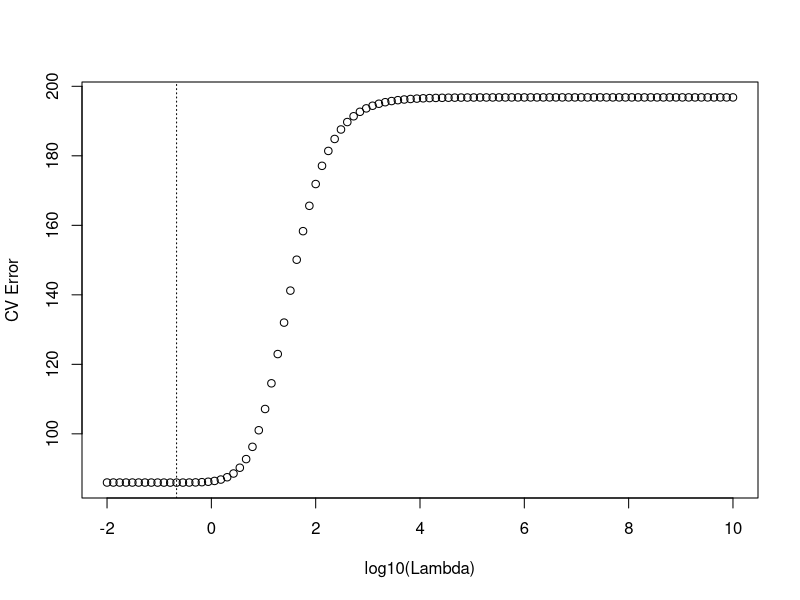

Write the R code that produced this figure.
# Code for Inference in Multiple Regression Handout
# =================================================
mfoam <- read.csv("meadowfoam.txt",     # Reads in meadowfoam data
  header=T)
attach(mfoam)                                # Promotes the meadowfoam dataset

reg4.out <- lm(flowers~intensity+timing)     # Fits first-order model
summary(reg4.out)                            # Regression summary
anova(reg4.out)                              # Regression ANOVA table

# Fit the ridge regression model
# ============================================
library(glmnet)                      # Load package 'glmnet'
x<-cbind(intensity,timing)           # Combine variables by column
y<-flowers
grid<-10^seq(10,-2, length=100)        # Create a grid of lambda values
ridge.mod=cv.glmnet(x,y,lambda=grid,   # Build a CV ridge regression          
nfold=length(y),                       # nfold=sample size, leave-one-out CV
alpha=0)                               # alpha=0, ridge reg is fit

## Ignore the received warning which recommends leaving 3-or-more out in CV ## 
#Warning message:
#Option grouped=FALSE enforced in cv.glmnet, since < 3 observations per fold 

plot(log10(ridge.mod$lambda), ridge.mod$cvm,      # Plot average CV error versus log(lambda)
xlab="log10(Lambda)", ylab="CV Error")                     
abline(v = log10(ridge.mod$lambda.min), lty = 3)

(lambda=ridge.mod$lambda.min)        # The lambda that minimizes CV error
predict(ridge.mod,s=lambda,          # Obtain ridge reg coefs
type="coefficients")

